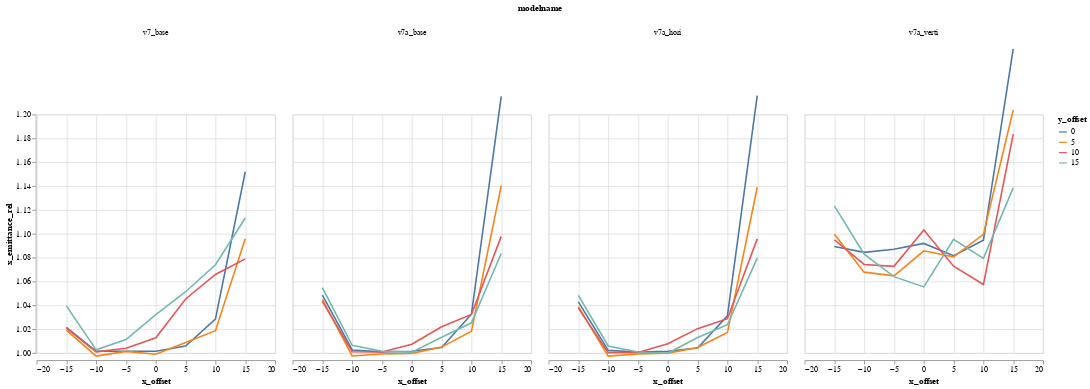

This figure's notebook cell:
### Code cell
alt.Chart(DATA).mark_line().encode(
    column="modelname",
    color='y_offset:N',
    x='x_offset',
    #y='x_emittance_rel',
    y=alt.Y("x_emittance_rel", scale=alt.Scale(domain=(1,1.2), zero=False))
)

### Figure 1 — Vega-Lite specification as saved in the notebook (floating-point values rounded to 4 significant figures)
{"$schema": "https://vega.github.io/schema/vega-lite/v1.2.1.json", "data": {"values": [{"Unnamed: 0": 0, "losses": 0, "modelname": "v7a_base", "relbeta": 0.002308, "sourceID": 16777222, "sourceName": "x_-15_y_0", "x_emittance": 1.7, "x_emittance_rel": 1.049, "x_norm_emittance": 0.003924, "x_offset": -15, "y_emittance": 1.572, "y_emittance_rel": 1.0, "y_norm_emittance": 0.00363, "y_offset": 0}, {"Unnamed: 0": 1, "losses": 0, "modelname": "v7a_base", "relbeta": 0.002308, "sourceID": 16777229, "sourceName": "x_-15_y_5", "x_emittance": 1.665, "x_emittance_rel": 1.045, "x_norm_emittance": 0.003843, "x_offset": -15, "y_emittance": 1.593, "y_emittance_rel": 0.9997, "y_norm_emittance": 0.003678, "y_offset": 5}, {"Unnamed: 0": 2, "losses": 0, "modelname": "v7a_base", "relbeta": 0.002308, "sourceID": 16777236, "sourceName": "x_-15_y_10", "x_emittance": 1.687, "x_emittance_rel": 1.043, "x_norm_emittance": 0.003895, "x_offset": -15, "y_emittance": 1.596, "y_emittance_rel": 0.9994, "y_norm_emittance": 0.003684, "y_offset": 10}, {"Unnamed: 0": 3, "losses": 0, "modelname": "v7a_base", "relbeta": 0.002308, "sourceID": 16777243, "sourceName": "x_-15_y_15", "x_emittance": 1.763, "x_emittance_rel": 1.055, "x_norm_emittance": 0.004069, "x_offset": -15, "y_emittance": 1.666, "y_emittance_rel": 1.002, "y_norm_emittance": 0.003846, "y_offset": 15}, {"Unnamed: 0": 4, "losses": 0, "modelname": "v7a_base", "relbeta": 0.002308, "sourceID": 16777220, "sourceName": "x_-10_y_0", "x_emittance": 1.596, "x_emittance_rel": 1.003, "x_norm_emittance": 0.003685, "x_offset": -10, "y_emittance": 1.553, "y_emittance_rel": 1.0, "y_norm_emittance": 0.003585, "y_offset": 0}, {"Unnamed: 0": 5, "losses": 0, "modelname": "v7a_base", "relbeta": 0.002308, "sourceID": 16777227, "sourceName": "x_-10_y_5", "x_emittance": 1.609, "x_emittance_rel": 0.9975, "x_norm_emittance": 0.003714, "x_offset": -10, "y_emittance": 1.58, "y_emittance_rel": 1.0, "y_norm_emittance": 0.003648, "y_offset": 5}, {"Unnamed: 0": 6, "losses": 0, "modelname": "v7a_base", "relbeta": 0.002308, "sourceID": 16777234, "sourceName": "x_-10_y_10", "x_emittance": 1.488, "x_emittance_rel": 1.001, "x_norm_emittance": 0.003435, "x_offset": -10, "y_emittance": 1.666, "y_emittance_rel": 1.0, "y_norm_emittance": 0.003845, "y_offset": 10}, {"Unnamed: 0": 7, "losses": 0, "modelname": "v7a_base", "relbeta": 0.002308, "sourceID": 16777241, "sourceName": "x_-10_y_15", "x_emittance": 1.459, "x_emittance_rel": 1.006, "x_norm_emittance": 0.003369, "x_offset": -10, "y_emittance": 1.635, "y_emittance_rel": 1.0, "y_norm_emittance": 0.003774, "y_offset": 15}, {"Unnamed: 0": 8, "losses": 0, "modelname": "v7a_base", "relbeta": 0.002308, "sourceID": 16777218, "sourceName": "x_-5_y_0", "x_emittance": 1.678, "x_emittance_rel": 1.001, "x_norm_emittance": 0.003873, "x_offset": -5, "y_emittance": 1.718, "y_emittance_rel": 1.0, "y_norm_emittance": 0.003965, "y_offset": 0}, {"Unnamed: 0": 9, "losses": 0, "modelname": "v7a_base", "relbeta": 0.002308, "sourceID": 16777225, "sourceName": "x_-5_y_5", "x_emittance": 1.522, "x_emittance_rel": 0.9991, "x_norm_emittance": 0.003514, "x_offset": -5, "y_emittance": 1.626, "y_emittance_rel": 1.0, "y_norm_emittance": 0.003754, "y_offset": 5}, {"Unnamed: 0": 10, "losses": 0, "modelname": "v7a_base", "relbeta": 0.002308, "sourceID": 16777232, "sourceName": "x_-5_y_10", "x_emittance": 1.513, "x_emittance_rel": 1.001, "x_norm_emittance": 0.003492, "x_offset": -5, "y_emittance": 1.546, "y_emittance_rel": 1.0, "y_norm_emittance": 0.003569, "y_offset": 10}, {"Unnamed: 0": 11, "losses": 0, "modelname": "v7a_base", "relbeta": 0.002308, "sourceID": 16777239, "sourceName": "x_-5_y_15", "x_emittance": 1.694, "x_emittance_rel": 1.001, "x_norm_emittance": 0.003911, "x_offset": -5, "y_emittance": 1.505, "y_emittance_rel": 1.0, "y_norm_emittance": 0.003474, "y_offset": 15}, {"Unnamed: 0": 12, "losses": 0, "modelname": "v7a_base", "relbeta": 0.002308, "sourceID": 16777216, "sourceName": "x_0_y_0", "x_emittance": 1.542, "x_emittance_rel": 1.001, "x_norm_emittance": 0.00356, "x_offset": 0, "y_emittance": 1.537, "y_emittance_rel": 1.0, "y_norm_emittance": 0.003547, "y_offset": 0}, {"Unnamed: 0": 13, "losses": 0, "modelname": "v7a_base", "relbeta": 0.002308, "sourceID": 16777223, "sourceName": "x_0_y_5", "x_emittance": 1.54, "x_emittance_rel": 0.9997, "x_norm_emittance": 0.003555, "x_offset": 0, "y_emittance": 1.536, "y_emittance_rel": 1.0, "y_norm_emittance": 0.003545, "y_offset": 5}, {"Unnamed: 0": 14, "losses": 0, "modelname": "v7a_base", "relbeta": 0.002308, "sourceID": 16777230, "sourceName": "x_0_y_10", "x_emittance": 1.413, "x_emittance_rel": 1.007, "x_norm_emittance": 0.003262, "x_offset": 0, "y_emittance": 1.475, "y_emittance_rel": 1.0, "y_norm_emittance": 0.003406, "y_offset": 10}, {"Unnamed: 0": 15, "losses": 0, "modelname": "v7a_base", "relbeta": 0.002308, "sourceID": 16777237, "sourceName": "x_0_y_15", "x_emittance": 1.769, "x_emittance_rel": 1.001, "x_norm_emittance": 0.004084, "x_offset": 0, "y_emittance": 1.612, "y_emittance_rel": 0.9995, "y_norm_emittance": 0.00372, "y_offset": 15}, {"Unnamed: 0": 16, "losses": 0, "modelname": "v7a_base", "relbeta": 0.002308, "sourceID": 16777217, "sourceName": "x_5_y_0", "x_emittance": 1.557, "x_emittance_rel": 1.005, "x_norm_emittance": 0.003594, "x_offset": 5, "y_emittance": 1.675, "y_emittance_rel": 1.0, "y_norm_emittance": 0.003866, "y_offset": 0}, {"Unnamed: 0": 17, "losses": 0, "modelname": "v7a_base", "relbeta": 0.002308, "sourceID": 16777224, "sourceName": "x_5_y_5", "x_emittance": 1.61, "x_emittance_rel": 1.005, "x_norm_emittance": 0.003717, "x_offset": 5, "y_emittance": 1.474, "y_emittance_rel": 1.0, "y_norm_emittance": 0.003402, "y_offset": 5}, {"Unnamed: 0": 18, "losses": 0, "modelname": "v7a_base", "relbeta": 0.002308, "sourceID": 16777231, "sourceName": "x_5_y_10", "x_emittance": 1.495, "x_emittance_rel": 1.022, "x_norm_emittance": 0.003451, "x_offset": 5, "y_emittance": 1.594, "y_emittance_rel": 1.0, "y_norm_emittance": 0.00368, "y_offset": 10}, {"Unnamed: 0": 19, "losses": 0, "modelname": "v7a_base", "relbeta": 0.002308, "sourceID": 16777238, "sourceName": "x_5_y_15", "x_emittance": 1.619, "x_emittance_rel": 1.013, "x_norm_emittance": 0.003738, "x_offset": 5, "y_emittance": 1.573, "y_emittance_rel": 0.9993, "y_norm_emittance": 0.003631, "y_offset": 15}, {"Unnamed: 0": 20, "losses": 0, "modelname": "v7a_base", "relbeta": 0.002308, "sourceID": 16777219, "sourceName": "x_10_y_0", "x_emittance": 1.569, "x_emittance_rel": 1.033, "x_norm_emittance": 0.003621, "x_offset": 10, "y_emittance": 1.6, "y_emittance_rel": 1.0, "y_norm_emittance": 0.003693, "y_offset": 0}, {"Unnamed: 0": 21, "losses": 0, "modelname": "v7a_base", "relbeta": 0.002308, "sourceID": 16777226, "sourceName": "x_10_y_5", "x_emittance": 1.474, "x_emittance_rel": 1.018, "x_norm_emittance": 0.003402, "x_offset": 10, "y_emittance": 1.504, "y_emittance_rel": 0.9985, "y_norm_emittance": 0.003473, "y_offset": 5}, {"Unnamed: 0": 22, "losses": 0, "modelname": "v7a_base", "relbeta": 0.002308, "sourceID": 16777233, "sourceName": "x_10_y_10", "x_emittance": 1.799, "x_emittance_rel": 1.032, "x_norm_emittance": 0.004153, "x_offset": 10, "y_emittance": 1.613, "y_emittance_rel": 1.0, "y_norm_emittance": 0.003724, "y_offset": 10}, {"Unnamed: 0": 23, "losses": 0, "modelname": "v7a_base", "relbeta": 0.002308, "sourceID": 16777240, "sourceName": "x_10_y_15", "x_emittance": 1.613, "x_emittance_rel": 1.025, "x_norm_emittance": 0.003723, "x_offset": 10, "y_emittance": 1.509, "y_emittance_rel": 0.9983, "y_norm_emittance": 0.003483, "y_offset": 15}, {"Unnamed: 0": 24, "losses": 0, "modelname": "v7a_base", "relbeta": 0.002308, "sourceID": 16777221, "sourceName": "x_15_y_0", "x_emittance": 1.821, "x_emittance_rel": 1.215, "x_norm_emittance": 0.004204, "x_offset": 15, "y_emittance": 1.579, "y_emittance_rel": 1.0, "y_norm_emittance": 0.003645, "y_offset": 0}, {"Unnamed: 0": 25, "losses": 1, "modelname": "v7a_base", "relbeta": 0.002308, "sourceID": 16777228, "sourceName": "x_15_y_5", "x_emittance": 1.792, "x_emittance_rel": 1.14, "x_norm_emittance": 0.004138, "x_offset": 15, "y_emittance": 1.486, "y_emittance_rel": 1.0, "y_norm_emittance": 0.00343, "y_offset": 5}, {"Unnamed: 0": 26, "losses": 0, "modelname": "v7a_base", "relbeta": 0.002308, "sourceID": 16777235, "sourceName": "x_15_y_10", "x_emittance": 1.781, "x_emittance_rel": 1.098, "x_norm_emittance": 0.004112, "x_offset": 15, "y_emittance": 1.615, "y_emittance_rel": 0.9998, "y_norm_emittance": 0.003729, "y_offset": 10}, {"Unnamed: 0": 27, "losses": 0, "modelname": "v7a_base", "relbeta": 0.002308, "sourceID": 16777242, "sourceName": "x_15_y_15", "x_emittance": 1.641, "x_emittance_rel": 1.083, "x_norm_emittance": 0.003789, "x_offset": 15, "y_emittance": 1.59, "y_emittance_rel": 1.001, "y_norm_emittance": 0.00367, "y_offset": 15}, {"Unnamed: 0": 0, "losses": 0, "modelname": "v7a_hori", "relbeta": 0.002308, "sourceID": 16777222, "sourceName": "x_-15_y_0", "x_emittance": 1.691, "x_emittance_rel": 1.043, "x_norm_emittance": 0.003903, "x_offset": -15, "y_emittance": 1.572, "y_emittance_rel": 1.0, "y_norm_emittance": 0.00363, "y_offset": 0}, {"Unnamed: 0": 1, "losses": 0, "modelname": "v7a_hori", "relbeta": 0.002308, "sourceID": 16777229, "sourceName": "x_-15_y_5", "x_emittance": 1.655, "x_emittance_rel": 1.039, "x_norm_emittance": 0.00382, "x_offset": -15, "y_emittance": 1.593, "y_emittance_rel": 0.9998, "y_norm_emittance": 0.003678, "y_offset": 5}, {"Unnamed: 0": 2, "losses": 0, "modelname": "v7a_hori", "relbeta": 0.002308, "sourceID": 16777236, "sourceName": "x_-15_y_10", "x_emittance": 1.678, "x_emittance_rel": 1.038, "x_norm_emittance": 0.003873, "x_offset": -15, "y_emittance": 1.596, "y_emittance_rel": 0.9995, "y_norm_emittance": 0.003684, "y_offset": 10}, {"Unnamed: 0": 3, "losses": 0, "modelname": "v7a_hori", "relbeta": 0.002308, "sourceID": 16777243, "sourceName": "x_-15_y_15", "x_emittance": 1.752, "x_emittance_rel": 1.048, "x_norm_emittance": 0.004044, "x_offset": -15, "y_emittance": 1.666, "y_emittance_rel": 1.002, "y_norm_emittance": 0.003846, "y_offset": 15}, {"Unnamed: 0": 4, "losses": 0, "modelname": "v7a_hori", "relbeta": 0.002308, "sourceID": 16777220, "sourceName": "x_-10_y_0", "x_emittance": 1.596, "x_emittance_rel": 1.002, "x_norm_emittance": 0.003683, "x_offset": -10, "y_emittance": 1.553, "y_emittance_rel": 1.0, "y_norm_emittance": 0.003585, "y_offset": 0}, {"Unnamed: 0": 5, "losses": 0, "modelname": "v7a_hori", "relbeta": 0.002308, "sourceID": 16777227, "sourceName": "x_-10_y_5", "x_emittance": 1.609, "x_emittance_rel": 0.9974, "x_norm_emittance": 0.003714, "x_offset": -10, "y_emittance": 1.58, "y_emittance_rel": 1.0, "y_norm_emittance": 0.003647, "y_offset": 5}, {"Unnamed: 0": 6, "losses": 0, "modelname": "v7a_hori", "relbeta": 0.002308, "sourceID": 16777234, "sourceName": "x_-10_y_10", "x_emittance": 1.487, "x_emittance_rel": 1.0, "x_norm_emittance": 0.003433, "x_offset": -10, "y_emittance": 1.665, "y_emittance_rel": 1.0, "y_norm_emittance": 0.003844, "y_offset": 10}, {"Unnamed: 0": 7, "losses": 0, "modelname": "v7a_hori", "relbeta": 0.002308, "sourceID": 16777241, "sourceName": "x_-10_y_15", "x_emittance": 1.458, "x_emittance_rel": 1.006, "x_norm_emittance": 0.003367, "x_offset": -10, "y_emittance": 1.635, "y_emittance_rel": 1.0, "y_norm_emittance": 0.003774, "y_offset": 15}, {"Unnamed: 0": 8, "losses": 0, "modelname": "v7a_hori", "relbeta": 0.002308, "sourceID": 16777218, "sourceName": "x_-5_y_0", "x_emittance": 1.678, "x_emittance_rel": 1.001, "x_norm_emittance": 0.003873, "x_offset": -5, "y_emittance": 1.718, "y_emittance_rel": 1.0, "y_norm_emittance": 0.003965, "y_offset": 0}, {"Unnamed: 0": 9, "losses": 0, "modelname": "v7a_hori", "relbeta": 0.002308, "sourceID": 16777225, "sourceName": "x_-5_y_5", "x_emittance": 1.522, "x_emittance_rel": 0.9991, "x_norm_emittance": 0.003514, "x_offset": -5, "y_emittance": 1.626, "y_emittance_rel": 1.0, "y_norm_emittance": 0.003753, "y_offset": 5}, {"Unnamed: 0": 10, "losses": 0, "modelname": "v7a_hori", "relbeta": 0.002308, "sourceID": 16777232, "sourceName": "x_-5_y_10", "x_emittance": 1.512, "x_emittance_rel": 1.0, "x_norm_emittance": 0.00349, "x_offset": -5, "y_emittance": 1.545, "y_emittance_rel": 1.0, "y_norm_emittance": 0.003568, "y_offset": 10}, {"Unnamed: 0": 11, "losses": 0, "modelname": "v7a_hori", "relbeta": 0.002308, "sourceID": 16777239, "sourceName": "x_-5_y_15", "x_emittance": 1.693, "x_emittance_rel": 1.001, "x_norm_emittance": 0.003908, "x_offset": -5, "y_emittance": 1.506, "y_emittance_rel": 1.001, "y_norm_emittance": 0.003477, "y_offset": 15}, {"Unnamed: 0": 12, "losses": 0, "modelname": "v7a_hori", "relbeta": 0.002308, "sourceID": 16777216, "sourceName": "x_0_y_0", "x_emittance": 1.542, "x_emittance_rel": 1.001, "x_norm_emittance": 0.00356, "x_offset": 0, "y_emittance": 1.537, "y_emittance_rel": 1.0, "y_norm_emittance": 0.003547, "y_offset": 0}, {"Unnamed: 0": 13, "losses": 0, "modelname": "v7a_hori", "relbeta": 0.002308, "sourceID": 16777223, "sourceName": "x_0_y_5", "x_emittance": 1.54, "x_emittance_rel": 0.9999, "x_norm_emittance": 0.003556, "x_offset": 0, "y_emittance": 1.535, "y_emittance_rel": 1.0, "y_norm_emittance": 0.003543, "y_offset": 5}, {"Unnamed: 0": 14, "losses": 0, "modelname": "v7a_hori", "relbeta": 0.002308, "sourceID": 16777230, "sourceName": "x_0_y_10", "x_emittance": 1.414, "x_emittance_rel": 1.008, "x_norm_emittance": 0.003264, "x_offset": 0, "y_emittance": 1.475, "y_emittance_rel": 0.9999, "y_norm_emittance": 0.003405, "y_offset": 10}, {"Unnamed: 0": 15, "losses": 0, "modelname": "v7a_hori", "relbeta": 0.002308, "sourceID": 16777237, "sourceName": "x_0_y_15", "x_emittance": 1.768, "x_emittance_rel": 0.9997, "x_norm_emittance": 0.004081, "x_offset": 0, "y_emittance": 1.61, "y_emittance_rel": 0.9985, "y_norm_emittance": 0.003717, "y_offset": 15}, {"Unnamed: 0": 16, "losses": 0, "modelname": "v7a_hori", "relbeta": 0.002308, "sourceID": 16777217, "sourceName": "x_5_y_0", "x_emittance": 1.556, "x_emittance_rel": 1.004, "x_norm_emittance": 0.003593, "x_offset": 5, "y_emittance": 1.674, "y_emittance_rel": 1.0, "y_norm_emittance": 0.003865, "y_offset": 0}, {"Unnamed: 0": 17, "losses": 0, "modelname": "v7a_hori", "relbeta": 0.002308, "sourceID": 16777224, "sourceName": "x_5_y_5", "x_emittance": 1.609, "x_emittance_rel": 1.005, "x_norm_emittance": 0.003715, "x_offset": 5, "y_emittance": 1.474, "y_emittance_rel": 1.0, "y_norm_emittance": 0.003402, "y_offset": 5}, {"Unnamed: 0": 18, "losses": 0, "modelname": "v7a_hori", "relbeta": 0.002308, "sourceID": 16777231, "sourceName": "x_5_y_10", "x_emittance": 1.492, "x_emittance_rel": 1.02, "x_norm_emittance": 0.003445, "x_offset": 5, "y_emittance": 1.595, "y_emittance_rel": 1.001, "y_norm_emittance": 0.003683, "y_offset": 10}, {"Unnamed: 0": 19, "losses": 0, "modelname": "v7a_hori", "relbeta": 0.002308, "sourceID": 16777238, "sourceName": "x_5_y_15", "x_emittance": 1.619, "x_emittance_rel": 1.013, "x_norm_emittance": 0.003738, "x_offset": 5, "y_emittance": 1.576, "y_emittance_rel": 1.001, "y_norm_emittance": 0.003638, "y_offset": 15}, {"Unnamed: 0": 20, "losses": 0, "modelname": "v7a_hori", "relbeta": 0.002308, "sourceID": 16777219, "sourceName": "x_10_y_0", "x_emittance": 1.567, "x_emittance_rel": 1.031, "x_norm_emittance": 0.003616, "x_offset": 10, "y_emittance": 1.599, "y_emittance_rel": 1.0, "y_norm_emittance": 0.003692, "y_offset": 0}, {"Unnamed: 0": 21, "losses": 0, "modelname": "v7a_hori", "relbeta": 0.002308, "sourceID": 16777226, "sourceName": "x_10_y_5", "x_emittance": 1.472, "x_emittance_rel": 1.017, "x_norm_emittance": 0.003399, "x_offset": 10, "y_emittance": 1.506, "y_emittance_rel": 0.9994, "y_norm_emittance": 0.003476, "y_offset": 5}, {"Unnamed: 0": 22, "losses": 0, "modelname": "v7a_hori", "relbeta": 0.002308, "sourceID": 16777233, "sourceName": "x_10_y_10", "x_emittance": 1.793, "x_emittance_rel": 1.029, "x_norm_emittance": 0.004139, "x_offset": 10, "y_emittance": 1.613, "y_emittance_rel": 1.0, "y_norm_emittance": 0.003722, "y_offset": 10}, {"Unnamed: 0": 23, "losses": 0, "modelname": "v7a_hori", "relbeta": 0.002308, "sourceID": 16777240, "sourceName": "x_10_y_15", "x_emittance": 1.61, "x_emittance_rel": 1.024, "x_norm_emittance": 0.003717, "x_offset": 10, "y_emittance": 1.512, "y_emittance_rel": 1.0, "y_norm_emittance": 0.00349, "y_offset": 15}, {"Unnamed: 0": 24, "losses": 0, "modelname": "v7a_hori", "relbeta": 0.002308, "sourceID": 16777221, "sourceName": "x_15_y_0", "x_emittance": 1.822, "x_emittance_rel": 1.216, "x_norm_emittance": 0.004206, "x_offset": 15, "y_emittance": 1.579, "y_emittance_rel": 1.0, "y_norm_emittance": 0.003644, "y_offset": 0}, {"Unnamed: 0": 25, "losses": 1, "modelname": "v7a_hori", "relbeta": 0.002308, "sourceID": 16777228, "sourceName": "x_15_y_5", "x_emittance": 1.79, "x_emittance_rel": 1.139, "x_norm_emittance": 0.004133, "x_offset": 15, "y_emittance": 1.486, "y_emittance_rel": 1.001, "y_norm_emittance": 0.003431, "y_offset": 5}, {"Unnamed: 0": 26, "losses": 0, "modelname": "v7a_hori", "relbeta": 0.002308, "sourceID": 16777235, "sourceName": "x_15_y_10", "x_emittance": 1.778, "x_emittance_rel": 1.096, "x_norm_emittance": 0.004105, "x_offset": 15, "y_emittance": 1.615, "y_emittance_rel": 0.9997, "y_norm_emittance": 0.003729, "y_offset": 10}, {"Unnamed: 0": 27, "losses": 0, "modelname": "v7a_hori", "relbeta": 0.002308, "sourceID": 16777242, "sourceName": "x_15_y_15", "x_emittance": 1.635, "x_emittance_rel": 1.08, "x_norm_emittance": 0.003775, "x_offset": 15, "y_emittance": 1.588, "y_emittance_rel": 1.0, "y_norm_emittance": 0.003666, "y_offset": 15}, {"Unnamed: 0": 0, "losses": 0, "modelname": "v7a_verti", "relbeta": 0.002308, "sourceID": 16777222, "sourceName": "x_-15_y_0", "x_emittance": 1.766, "x_emittance_rel": 1.089, "x_norm_emittance": 0.004076, "x_offset": -15, "y_emittance": 1.678, "y_emittance_rel": 1.067, "y_norm_emittance": 0.003873, "y_offset": 0}, {"Unnamed: 0": 1, "losses": 0, "modelname": "v7a_verti", "relbeta": 0.002308, "sourceID": 16777229, "sourceName": "x_-15_y_5", "x_emittance": 1.752, "x_emittance_rel": 1.1, "x_norm_emittance": 0.004044, "x_offset": -15, "y_emittance": 1.733, "y_emittance_rel": 1.087, "y_norm_emittance": 0.004, "y_offset": 5}, {"Unnamed: 0": 2, "losses": 0, "modelname": "v7a_verti", "relbeta": 0.002308, "sourceID": 16777236, "sourceName": "x_-15_y_10", "x_emittance": 1.771, "x_emittance_rel": 1.095, "x_norm_emittance": 0.004087, "x_offset": -15, "y_emittance": 1.721, "y_emittance_rel": 1.078, "y_norm_emittance": 0.003972, "y_offset": 10}, {"Unnamed: 0": 3, "losses": 0, "modelname": "v7a_verti", "relbeta": 0.002308, "sourceID": 16777243, "sourceName": "x_-15_y_15", "x_emittance": 1.877, "x_emittance_rel": 1.123, "x_norm_emittance": 0.004334, "x_offset": -15, "y_emittance": 1.739, "y_emittance_rel": 1.047, "y_norm_emittance": 0.004015, "y_offset": 15}, {"Unnamed: 0": 4, "losses": 0, "modelname": "v7a_verti", "relbeta": 0.002308, "sourceID": 16777220, "sourceName": "x_-10_y_0", "x_emittance": 1.726, "x_emittance_rel": 1.084, "x_norm_emittance": 0.003985, "x_offset": -10, "y_emittance": 1.648, "y_emittance_rel": 1.061, "y_norm_emittance": 0.003805, "y_offset": 0}, {"Unnamed: 0": 5, "losses": 0, "modelname": "v7a_verti", "relbeta": 0.002308, "sourceID": 16777227, "sourceName": "x_-10_y_5", "x_emittance": 1.722, "x_emittance_rel": 1.068, "x_norm_emittance": 0.003976, "x_offset": -10, "y_emittance": 1.684, "y_emittance_rel": 1.066, "y_norm_emittance": 0.003888, "y_offset": 5}, {"Unnamed: 0": 6, "losses": 0, "modelname": "v7a_verti", "relbeta": 0.002308, "sourceID": 16777234, "sourceName": "x_-10_y_10", "x_emittance": 1.597, "x_emittance_rel": 1.074, "x_norm_emittance": 0.003687, "x_offset": -10, "y_emittance": 1.771, "y_emittance_rel": 1.064, "y_norm_emittance": 0.004088, "y_offset": 10}, {"Unnamed: 0": 7, "losses": 0, "modelname": "v7a_verti", "relbeta": 0.002308, "sourceID": 16777241, "sourceName": "x_-10_y_15", "x_emittance": 1.57, "x_emittance_rel": 1.083, "x_norm_emittance": 0.003624, "x_offset": -10, "y_emittance": 1.731, "y_emittance_rel": 1.059, "y_norm_emittance": 0.003995, "y_offset": 15}, {"Unnamed: 0": 8, "losses": 0, "modelname": "v7a_verti", "relbeta": 0.002308, "sourceID": 16777218, "sourceName": "x_-5_y_0", "x_emittance": 1.822, "x_emittance_rel": 1.087, "x_norm_emittance": 0.004207, "x_offset": -5, "y_emittance": 1.85, "y_emittance_rel": 1.077, "y_norm_emittance": 0.004272, "y_offset": 0}, {"Unnamed: 0": 9, "losses": 0, "modelname": "v7a_verti", "relbeta": 0.002308, "sourceID": 16777225, "sourceName": "x_-5_y_5", "x_emittance": 1.622, "x_emittance_rel": 1.065, "x_norm_emittance": 0.003744, "x_offset": -5, "y_emittance": 1.706, "y_emittance_rel": 1.049, "y_norm_emittance": 0.003938, "y_offset": 5}, {"Unnamed: 0": 10, "losses": 0, "modelname": "v7a_verti", "relbeta": 0.002308, "sourceID": 16777232, "sourceName": "x_-5_y_10", "x_emittance": 1.621, "x_emittance_rel": 1.073, "x_norm_emittance": 0.003743, "x_offset": -5, "y_emittance": 1.658, "y_emittance_rel": 1.073, "y_norm_emittance": 0.003826, "y_offset": 10}, {"Unnamed: 0": 11, "losses": 0, "modelname": "v7a_verti", "relbeta": 0.002308, "sourceID": 16777239, "sourceName": "x_-5_y_15", "x_emittance": 1.8, "x_emittance_rel": 1.064, "x_norm_emittance": 0.004155, "x_offset": -5, "y_emittance": 1.667, "y_emittance_rel": 1.108, "y_norm_emittance": 0.003849, "y_offset": 15}, {"Unnamed: 0": 12, "losses": 0, "modelname": "v7a_verti", "relbeta": 0.002308, "sourceID": 16777216, "sourceName": "x_0_y_0", "x_emittance": 1.681, "x_emittance_rel": 1.092, "x_norm_emittance": 0.003882, "x_offset": 0, "y_emittance": 1.627, "y_emittance_rel": 1.059, "y_norm_emittance": 0.003756, "y_offset": 0}, {"Unnamed: 0": 13, "losses": 0, "modelname": "v7a_verti", "relbeta": 0.002308, "sourceID": 16777223, "sourceName": "x_0_y_5", "x_emittance": 1.672, "x_emittance_rel": 1.086, "x_norm_emittance": 0.003861, "x_offset": 0, "y_emittance": 1.623, "y_emittance_rel": 1.057, "y_norm_emittance": 0.003747, "y_offset": 5}, {"Unnamed: 0": 14, "losses": 0, "modelname": "v7a_verti", "relbeta": 0.002308, "sourceID": 16777230, "sourceName": "x_0_y_10", "x_emittance": 1.548, "x_emittance_rel": 1.103, "x_norm_emittance": 0.003572, "x_offset": 0, "y_emittance": 1.579, "y_emittance_rel": 1.07, "y_norm_emittance": 0.003645, "y_offset": 10}, {"Unnamed: 0": 15, "losses": 0, "modelname": "v7a_verti", "relbeta": 0.002308, "sourceID": 16777237, "sourceName": "x_0_y_15", "x_emittance": 1.866, "x_emittance_rel": 1.055, "x_norm_emittance": 0.004308, "x_offset": 0, "y_emittance": 1.721, "y_emittance_rel": 1.067, "y_norm_emittance": 0.003973, "y_offset": 15}, {"Unnamed: 0": 16, "losses": 0, "modelname": "v7a_verti", "relbeta": 0.002308, "sourceID": 16777217, "sourceName": "x_5_y_0", "x_emittance": 1.676, "x_emittance_rel": 1.082, "x_norm_emittance": 0.00387, "x_offset": 5, "y_emittance": 1.755, "y_emittance_rel": 1.048, "y_norm_emittance": 0.004052, "y_offset": 0}, {"Unnamed: 0": 17, "losses": 0, "modelname": "v7a_verti", "relbeta": 0.002308, "sourceID": 16777224, "sourceName": "x_5_y_5", "x_emittance": 1.731, "x_emittance_rel": 1.081, "x_norm_emittance": 0.003997, "x_offset": 5, "y_emittance": 1.606, "y_emittance_rel": 1.09, "y_norm_emittance": 0.003708, "y_offset": 5}, {"Unnamed: 0": 18, "losses": 0, "modelname": "v7a_verti", "relbeta": 0.002308, "sourceID": 16777231, "sourceName": "x_5_y_10", "x_emittance": 1.569, "x_emittance_rel": 1.073, "x_norm_emittance": 0.003622, "x_offset": 5, "y_emittance": 1.727, "y_emittance_rel": 1.084, "y_norm_emittance": 0.003987, "y_offset": 10}, {"Unnamed: 0": 19, "losses": 0, "modelname": "v7a_verti", "relbeta": 0.002308, "sourceID": 16777238, "sourceName": "x_5_y_15", "x_emittance": 1.751, "x_emittance_rel": 1.095, "x_norm_emittance": 0.004042, "x_offset": 5, "y_emittance": 1.735, "y_emittance_rel": 1.102, "y_norm_emittance": 0.004006, "y_offset": 15}, {"Unnamed: 0": 20, "losses": 0, "modelname": "v7a_verti", "relbeta": 0.002308, "sourceID": 16777219, "sourceName": "x_10_y_0", "x_emittance": 1.663, "x_emittance_rel": 1.094, "x_norm_emittance": 0.003838, "x_offset": 10, "y_emittance": 1.753, "y_emittance_rel": 1.096, "y_norm_emittance": 0.004046, "y_offset": 0}, {"Unnamed: 0": 21, "losses": 0, "modelname": "v7a_verti", "relbeta": 0.002308, "sourceID": 16777226, "sourceName": "x_10_y_5", "x_emittance": 1.592, "x_emittance_rel": 1.099, "x_norm_emittance": 0.003674, "x_offset": 10, "y_emittance": 1.655, "y_emittance_rel": 1.099, "y_norm_emittance": 0.003821, "y_offset": 5}, {"Unnamed: 0": 22, "losses": 0, "modelname": "v7a_verti", "relbeta": 0.002308, "sourceID": 16777233, "sourceName": "x_10_y_10", "x_emittance": 1.843, "x_emittance_rel": 1.057, "x_norm_emittance": 0.004255, "x_offset": 10, "y_emittance": 1.749, "y_emittance_rel": 1.085, "y_norm_emittance": 0.004037, "y_offset": 10}, {"Unnamed: 0": 23, "losses": 0, "modelname": "v7a_verti", "relbeta": 0.002308, "sourceID": 16777240, "sourceName": "x_10_y_15", "x_emittance": 1.698, "x_emittance_rel": 1.079, "x_norm_emittance": 0.003919, "x_offset": 10, "y_emittance": 1.66, "y_emittance_rel": 1.098, "y_norm_emittance": 0.003832, "y_offset": 15}, {"Unnamed: 0": 24, "losses": 0, "modelname": "v7a_verti", "relbeta": 0.002308, "sourceID": 16777221, "sourceName": "x_15_y_0", "x_emittance": 1.881, "x_emittance_rel": 1.255, "x_norm_emittance": 0.004342, "x_offset": 15, "y_emittance": 1.671, "y_emittance_rel": 1.059, "y_norm_emittance": 0.003857, "y_offset": 0}, {"Unnamed: 0": 25, "losses": 1, "modelname": "v7a_verti", "relbeta": 0.002308, "sourceID": 16777228, "sourceName": "x_15_y_5", "x_emittance": 1.892, "x_emittance_rel": 1.204, "x_norm_emittance": 0.004368, "x_offset": 15, "y_emittance": 1.634, "y_emittance_rel": 1.1, "y_norm_emittance": 0.003773, "y_offset": 5}, {"Unnamed: 0": 26, "losses": 0, "modelname": "v7a_verti", "relbeta": 0.002308, "sourceID": 16777235, "sourceName": "x_15_y_10", "x_emittance": 1.921, "x_emittance_rel": 1.184, "x_norm_emittance": 0.004434, "x_offset": 15, "y_emittance": 1.743, "y_emittance_rel": 1.079, "y_norm_emittance": 0.004023, "y_offset": 10}, {"Unnamed: 0": 27, "losses": 0, "modelname": "v7a_verti", "relbeta": 0.002308, "sourceID": 16777242, "sourceName": "x_15_y_15", "x_emittance": 1.725, "x_emittance_rel": 1.138, "x_norm_emittance": 0.003981, "x_offset": 15, "y_emittance": 1.684, "y_emittance_rel": 1.061, "y_norm_emittance": 0.003887, "y_offset": 15}, {"Unnamed: 0": 0, "losses": 0, "modelname": "v7_base", "relbeta": 0.002308, "sourceID": 16777222, "sourceName": "x_-15_y_0", "x_emittance": 1.656, "x_emittance_rel": 1.021, "x_norm_emittance": 0.003823, "x_offset": -15, "y_emittance": 1.571, "y_emittance_rel": 0.9994, "y_norm_emittance": 0.003627, "y_offset": 0}, {"Unnamed: 0": 1, "losses": 0, "modelname": "v7_base", "relbeta": 0.002308, "sourceID": 16777229, "sourceName": "x_-15_y_5", "x_emittance": 1.624, "x_emittance_rel": 1.019, "x_norm_emittance": 0.003748, "x_offset": -15, "y_emittance": 1.598, "y_emittance_rel": 1.003, "y_norm_emittance": 0.003689, "y_offset": 5}, {"Unnamed: 0": 2, "losses": 0, "modelname": "v7_base", "relbeta": 0.002308, "sourceID": 16777236, "sourceName": "x_-15_y_10", "x_emittance": 1.651, "x_emittance_rel": 1.021, "x_norm_emittance": 0.003811, "x_offset": -15, "y_emittance": 1.607, "y_emittance_rel": 1.006, "y_norm_emittance": 0.00371, "y_offset": 10}, {"Unnamed: 0": 3, "losses": 0, "modelname": "v7_base", "relbeta": 0.002308, "sourceID": 16777243, "sourceName": "x_-15_y_15", "x_emittance": 1.737, "x_emittance_rel": 1.04, "x_norm_emittance": 0.00401, "x_offset": -15, "y_emittance": 1.665, "y_emittance_rel": 1.002, "y_norm_emittance": 0.003842, "y_offset": 15}, {"Unnamed: 0": 4, "losses": 0, "modelname": "v7_base", "relbeta": 0.002308, "sourceID": 16777220, "sourceName": "x_-10_y_0", "x_emittance": 1.594, "x_emittance_rel": 1.001, "x_norm_emittance": 0.003681, "x_offset": -10, "y_emittance": 1.552, "y_emittance_rel": 0.9996, "y_norm_emittance": 0.003583, "y_offset": 0}, {"Unnamed: 0": 5, "losses": 0, "modelname": "v7_base", "relbeta": 0.002308, "sourceID": 16777227, "sourceName": "x_-10_y_5", "x_emittance": 1.609, "x_emittance_rel": 0.9974, "x_norm_emittance": 0.003714, "x_offset": -10, "y_emittance": 1.582, "y_emittance_rel": 1.001, "y_norm_emittance": 0.003652, "y_offset": 5}, {"Unnamed: 0": 6, "losses": 0, "modelname": "v7_base", "relbeta": 0.002308, "sourceID": 16777234, "sourceName": "x_-10_y_10", "x_emittance": 1.488, "x_emittance_rel": 1.001, "x_norm_emittance": 0.003435, "x_offset": -10, "y_emittance": 1.669, "y_emittance_rel": 1.002, "y_norm_emittance": 0.003854, "y_offset": 10}, {"Unnamed: 0": 7, "losses": 0, "modelname": "v7_base", "relbeta": 0.002308, "sourceID": 16777241, "sourceName": "x_-10_y_15", "x_emittance": 1.454, "x_emittance_rel": 1.003, "x_norm_emittance": 0.003356, "x_offset": -10, "y_emittance": 1.636, "y_emittance_rel": 1.001, "y_norm_emittance": 0.003776, "y_offset": 15}, {"Unnamed: 0": 8, "losses": 0, "modelname": "v7_base", "relbeta": 0.002308, "sourceID": 16777218, "sourceName": "x_-5_y_0", "x_emittance": 1.679, "x_emittance_rel": 1.001, "x_norm_emittance": 0.003875, "x_offset": -5, "y_emittance": 1.718, "y_emittance_rel": 1.0, "y_norm_emittance": 0.003966, "y_offset": 0}, {"Unnamed: 0": 9, "losses": 0, "modelname": "v7_base", "relbeta": 0.002308, "sourceID": 16777225, "sourceName": "x_-5_y_5", "x_emittance": 1.525, "x_emittance_rel": 1.001, "x_norm_emittance": 0.003521, "x_offset": -5, "y_emittance": 1.63, "y_emittance_rel": 1.002, "y_norm_emittance": 0.003762, "y_offset": 5}, {"Unnamed: 0": 10, "losses": 0, "modelname": "v7_base", "relbeta": 0.002308, "sourceID": 16777232, "sourceName": "x_-5_y_10", "x_emittance": 1.517, "x_emittance_rel": 1.004, "x_norm_emittance": 0.003503, "x_offset": -5, "y_emittance": 1.553, "y_emittance_rel": 1.005, "y_norm_emittance": 0.003584, "y_offset": 10}, {"Unnamed: 0": 11, "losses": 0, "modelname": "v7_base", "relbeta": 0.002308, "sourceID": 16777239, "sourceName": "x_-5_y_15", "x_emittance": 1.711, "x_emittance_rel": 1.011, "x_norm_emittance": 0.003949, "x_offset": -5, "y_emittance": 1.513, "y_emittance_rel": 1.006, "y_norm_emittance": 0.003493, "y_offset": 15}, {"Unnamed: 0": 12, "losses": 0, "modelname": "v7_base", "relbeta": 0.002308, "sourceID": 16777216, "sourceName": "x_0_y_0", "x_emittance": 1.542, "x_emittance_rel": 1.001, "x_norm_emittance": 0.00356, "x_offset": 0, "y_emittance": 1.537, "y_emittance_rel": 1.0, "y_norm_emittance": 0.003548, "y_offset": 0}, {"Unnamed: 0": 13, "losses": 0, "modelname": "v7_base", "relbeta": 0.002308, "sourceID": 16777223, "sourceName": "x_0_y_5", "x_emittance": 1.539, "x_emittance_rel": 0.9989, "x_norm_emittance": 0.003552, "x_offset": 0, "y_emittance": 1.544, "y_emittance_rel": 1.006, "y_norm_emittance": 0.003564, "y_offset": 5}, {"Unnamed: 0": 14, "losses": 0, "modelname": "v7_base", "relbeta": 0.002308, "sourceID": 16777230, "sourceName": "x_0_y_10", "x_emittance": 1.421, "x_emittance_rel": 1.013, "x_norm_emittance": 0.00328, "x_offset": 0, "y_emittance": 1.488, "y_emittance_rel": 1.009, "y_norm_emittance": 0.003435, "y_offset": 10}, {"Unnamed: 0": 15, "losses": 0, "modelname": "v7_base", "relbeta": 0.002308, "sourceID": 16777237, "sourceName": "x_0_y_15", "x_emittance": 1.825, "x_emittance_rel": 1.032, "x_norm_emittance": 0.004213, "x_offset": 0, "y_emittance": 1.666, "y_emittance_rel": 1.033, "y_norm_emittance": 0.003846, "y_offset": 15}, {"Unnamed: 0": 16, "losses": 0, "modelname": "v7_base", "relbeta": 0.002308, "sourceID": 16777217, "sourceName": "x_5_y_0", "x_emittance": 1.559, "x_emittance_rel": 1.006, "x_norm_emittance": 0.003598, "x_offset": 5, "y_emittance": 1.677, "y_emittance_rel": 1.002, "y_norm_emittance": 0.003872, "y_offset": 0}, {"Unnamed: 0": 17, "losses": 0, "modelname": "v7_base", "relbeta": 0.002308, "sourceID": 16777224, "sourceName": "x_5_y_5", "x_emittance": 1.616, "x_emittance_rel": 1.009, "x_norm_emittance": 0.003731, "x_offset": 5, "y_emittance": 1.479, "y_emittance_rel": 1.004, "y_norm_emittance": 0.003414, "y_offset": 5}, {"Unnamed: 0": 18, "losses": 0, "modelname": "v7_base", "relbeta": 0.002308, "sourceID": 16777231, "sourceName": "x_5_y_10", "x_emittance": 1.529, "x_emittance_rel": 1.045, "x_norm_emittance": 0.003529, "x_offset": 5, "y_emittance": 1.598, "y_emittance_rel": 1.003, "y_norm_emittance": 0.00369, "y_offset": 10}, {"Unnamed: 0": 19, "losses": 0, "modelname": "v7_base", "relbeta": 0.002308, "sourceID": 16777238, "sourceName": "x_5_y_15", "x_emittance": 1.68, "x_emittance_rel": 1.051, "x_norm_emittance": 0.003879, "x_offset": 5, "y_emittance": 1.611, "y_emittance_rel": 1.024, "y_norm_emittance": 0.003719, "y_offset": 15}, {"Unnamed: 0": 20, "losses": 0, "modelname": "v7_base", "relbeta": 0.002308, "sourceID": 16777219, "sourceName": "x_10_y_0", "x_emittance": 1.562, "x_emittance_rel": 1.028, "x_norm_emittance": 0.003607, "x_offset": 10, "y_emittance": 1.603, "y_emittance_rel": 1.002, "y_norm_emittance": 0.0037, "y_offset": 0}, {"Unnamed: 0": 21, "losses": 0, "modelname": "v7_base", "relbeta": 0.002308, "sourceID": 16777226, "sourceName": "x_10_y_5", "x_emittance": 1.475, "x_emittance_rel": 1.019, "x_norm_emittance": 0.003404, "x_offset": 10, "y_emittance": 1.498, "y_emittance_rel": 0.9944, "y_norm_emittance": 0.003458, "y_offset": 5}, {"Unnamed: 0": 22, "losses": 0, "modelname": "v7_base", "relbeta": 0.002308, "sourceID": 16777233, "sourceName": "x_10_y_10", "x_emittance": 1.858, "x_emittance_rel": 1.066, "x_norm_emittance": 0.004288, "x_offset": 10, "y_emittance": 1.645, "y_emittance_rel": 1.02, "y_norm_emittance": 0.003796, "y_offset": 10}, {"Unnamed: 0": 23, "losses": 0, "modelname": "v7_base", "relbeta": 0.002308, "sourceID": 16777240, "sourceName": "x_10_y_15", "x_emittance": 1.689, "x_emittance_rel": 1.074, "x_norm_emittance": 0.003899, "x_offset": 10, "y_emittance": 1.546, "y_emittance_rel": 1.023, "y_norm_emittance": 0.003568, "y_offset": 15}, {"Unnamed: 0": 24, "losses": 0, "modelname": "v7_base", "relbeta": 0.002308, "sourceID": 16777221, "sourceName": "x_15_y_0", "x_emittance": 1.726, "x_emittance_rel": 1.152, "x_norm_emittance": 0.003985, "x_offset": 15, "y_emittance": 1.581, "y_emittance_rel": 1.002, "y_norm_emittance": 0.003651, "y_offset": 0}, {"Unnamed: 0": 25, "losses": 1, "modelname": "v7_base", "relbeta": 0.002308, "sourceID": 16777228, "sourceName": "x_15_y_5", "x_emittance": 1.722, "x_emittance_rel": 1.096, "x_norm_emittance": 0.003976, "x_offset": 15, "y_emittance": 1.487, "y_emittance_rel": 1.001, "y_norm_emittance": 0.003432, "y_offset": 5}, {"Unnamed: 0": 26, "losses": 0, "modelname": "v7_base", "relbeta": 0.002308, "sourceID": 16777235, "sourceName": "x_15_y_10", "x_emittance": 1.751, "x_emittance_rel": 1.079, "x_norm_emittance": 0.004042, "x_offset": 15, "y_emittance": 1.638, "y_emittance_rel": 1.014, "y_norm_emittance": 0.003781, "y_offset": 10}, {"Unnamed: 0": 27, "losses": 0, "modelname": "v7_base", "relbeta": 0.002308, "sourceID": 16777242, "sourceName": "x_15_y_15", "x_emittance": 1.686, "x_emittance_rel": 1.113, "x_norm_emittance": 0.003893, "x_offset": 15, "y_emittance": 1.671, "y_emittance_rel": 1.052, "y_norm_emittance": 0.003857, "y_offset": 15}]}, "encoding": {"color": {"field": "y_offset", "type": "nominal"}, "column": {"field": "modelname", "type": "nominal"}, "x": {"field": "x_offset", "type": "quantitative"}, "y": {"field": "x_emittance_rel", "scale": {"domain": [1, 1.2], "zero": false}, "type": "quantitative"}}, "mark": "line"}
